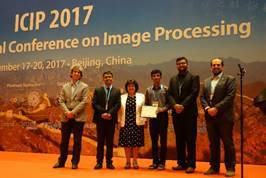
#> input picture winningteam_neurons.jpg, 266 x 178 px
$ python -i final_run_functions.py   (imports and definitions only)
#> lines starting #> are read from the running program, lines starting #| are printed output that depends on the picture
# [1 line not run here, left out]
"""
Created on Wed Jun 28 16:33:46 2017

@author: DSP Lab
"""

import cv2
import numpy as np
from keras.models import Sequential
from keras.models import Model
from keras.layers import Input, merge, Flatten, Dense, MaxPooling2D, Dropout,Convolution2D,Cropping2D,ZeroPadding2D, UpSampling2D,Activation, BatchNormalization
from scipy.ndimage.measurements import label
from skimage.util import view_as_blocks


img_rows_noise = 309
img_cols_noise = 407
img_rows_loca = 618
img_cols_loca = 814


##Derain model function

# [215 lines left out: functions make_conv_block2, derain, make_conv_block, get_crop_shape, localizer, classifier and 1 more, not called in this run]

##Frames preprocessing functions

#decolor
def CLAHE_decolor(img):
    hsv=cv2.cvtColor(img, cv2.COLOR_RGB2HSV)
#> hsv: shape (178, 266, 3); mean H, S, V 30.1, 155.6, 125.3
    hsv[:,:,1]=cv2.createCLAHE(clipLimit=10, tileGridSize=(2,2)).apply(hsv[:,:,1])
#> hsv: shape (178, 266, 3); mean H, S, V 30.1, 146, 125.3
    hsv[:,:,1]=cv2.createCLAHE(clipLimit=10, tileGridSize=(2,2)).apply(hsv[:,:,1])
#> hsv: shape (178, 266, 3); mean H, S, V 30.1, 143.7, 125.3
    hsv[:,:,2]=cv2.createCLAHE(clipLimit=10, tileGridSize=(2,2)).apply(hsv[:,:,2])
#> hsv: shape (178, 266, 3); mean H, S, V 30.1, 143.7, 128.9
    return cv2.cvtColor(hsv, cv2.COLOR_HSV2RGB)
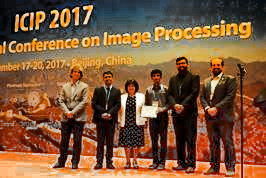
#> returned value: shape (178, 266, 3); mean R, G, B 126.3, 87.6, 57.6

#dark
# [197 lines left out: functions CLAHE_dark, CLAHE_exposure, rain_out, re, get_patches, rain_preprocess and 8 more, not called in this run]

>>> import cv2
>>> picture = cv2.cvtColor(cv2.imread('../../winningteam_neurons.jpg'), cv2.COLOR_BGR2RGB)
>>> result = CLAHE_decolor(picture)
